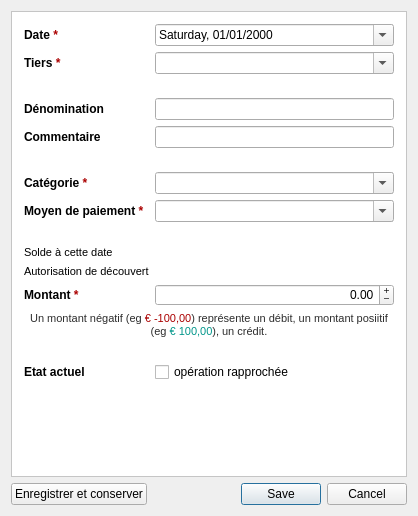
<?xml version="1.0" encoding="UTF-8"?>
<!--
 Kotidien - Finances personnelles assistées par ordinateur
 Copyright (C) 2020-2021 Christophe LEMOINE

 This program is free software: you can redistribute it and/or modify
 it under the terms of the GNU General Public License as published by
 the Free Software Foundation, either version 3 of the License, or
 (at your option) any later version.

 This program is distributed in the hope that it will be useful,
 but WITHOUT ANY WARRANTY; without even the implied warranty of
 MERCHANTABILITY or FITNESS FOR A PARTICULAR PURPOSE.  See the
 GNU General Public License for more details.

 You should have received a copy of the GNU General Public License
 along with this program.  If not, see <https://www.gnu.org/licenses/>.
-->
<ui version="4.0">
 <class>OpeEditDialog</class>
 <widget class="QDialog" name="OpeEditDialog">
  <property name="geometry">
   <rect>
    <x>0</x>
    <y>0</y>
    <width>418</width>
    <height>516</height>
   </rect>
  </property>
  <property name="windowTitle">
   <string>Détail de l'opération</string>
  </property>
  <property name="windowIcon">
   <iconset resource="../resources.qrc">
    <normaloff>:/Kotidien/ui/icons/operation.png</normaloff>:/Kotidien/ui/icons/operation.png</iconset>
  </property>
  <property name="modal">
   <bool>true</bool>
  </property>
  <layout class="QVBoxLayout" name="verticalLayout">
   <item>
    <widget class="QFrame" name="frame">
     <property name="sizePolicy">
      <sizepolicy hsizetype="Expanding" vsizetype="Expanding">
       <horstretch>0</horstretch>
       <verstretch>0</verstretch>
      </sizepolicy>
     </property>
     <property name="styleSheet">
      <string notr="true">QFrame { background: #fff; }</string>
     </property>
     <property name="frameShape">
      <enum>QFrame::StyledPanel</enum>
     </property>
     <property name="frameShadow">
      <enum>QFrame::Sunken</enum>
     </property>
     <layout class="QVBoxLayout" name="verticalLayout_2">
      <property name="leftMargin">
       <number>12</number>
      </property>
      <property name="topMargin">
       <number>12</number>
      </property>
      <property name="rightMargin">
       <number>12</number>
      </property>
      <property name="bottomMargin">
       <number>12</number>
      </property>
      <item>
       <layout class="QFormLayout" name="formLayout">
        <property name="fieldGrowthPolicy">
         <enum>QFormLayout::AllNonFixedFieldsGrow</enum>
        </property>
        <item row="0" column="0">
         <widget class="QLabel" name="label">
          <property name="font">
           <font>
            <weight>75</weight>
            <bold>true</bold>
           </font>
          </property>
          <property name="text">
           <string>&lt;html&gt;&lt;head/&gt;&lt;body&gt;&lt;p&gt;Date &lt;span style=&quot; font-weight:600; color:#aa0000;&quot;&gt;*&lt;/span&gt;&lt;/p&gt;&lt;/body&gt;&lt;/html&gt;</string>
          </property>
         </widget>
        </item>
        <item row="0" column="1">
         <widget class="QDateEdit" name="opeFromdate">
          <property name="alignment">
           <set>Qt::AlignLeading|Qt::AlignLeft|Qt::AlignVCenter</set>
          </property>
          <property name="accelerated">
           <bool>true</bool>
          </property>
          <property name="showGroupSeparator" stdset="0">
           <bool>false</bool>
          </property>
          <property name="displayFormat">
           <string>dddd, dd/MM/yyyy</string>
          </property>
          <property name="calendarPopup">
           <bool>true</bool>
          </property>
         </widget>
        </item>
        <item row="1" column="0">
         <widget class="QLabel" name="label_2">
          <property name="font">
           <font>
            <weight>75</weight>
            <bold>true</bold>
           </font>
          </property>
          <property name="text">
           <string>&lt;html&gt;&lt;head/&gt;&lt;body&gt;&lt;p&gt;Tiers &lt;span style=&quot; font-weight:600; color:#aa0000;&quot;&gt;*&lt;/span&gt;&lt;/p&gt;&lt;/body&gt;&lt;/html&gt;</string>
          </property>
         </widget>
        </item>
        <item row="1" column="1">
         <widget class="QComboBox" name="opeTo">
          <property name="editable">
           <bool>true</bool>
          </property>
         </widget>
        </item>
        <item row="2" column="1">
         <spacer name="verticalSpacer_2">
          <property name="orientation">
           <enum>Qt::Vertical</enum>
          </property>
          <property name="sizeType">
           <enum>QSizePolicy::Fixed</enum>
          </property>
          <property name="sizeHint" stdset="0">
           <size>
            <width>20</width>
            <height>12</height>
           </size>
          </property>
         </spacer>
        </item>
        <item row="3" column="0">
         <widget class="QLabel" name="label_3">
          <property name="font">
           <font>
            <weight>75</weight>
            <bold>true</bold>
           </font>
          </property>
          <property name="text">
           <string>&lt;html&gt;&lt;head/&gt;&lt;body&gt;&lt;p&gt;Dénomination&lt;/p&gt;&lt;/body&gt;&lt;/html&gt;</string>
          </property>
         </widget>
        </item>
        <item row="3" column="1">
         <widget class="QLineEdit" name="opeTitle">
          <property name="clearButtonEnabled">
           <bool>true</bool>
          </property>
         </widget>
        </item>
        <item row="4" column="0">
         <widget class="QLabel" name="label_4">
          <property name="font">
           <font>
            <weight>75</weight>
            <bold>true</bold>
           </font>
          </property>
          <property name="text">
           <string>Commentaire</string>
          </property>
         </widget>
        </item>
        <item row="4" column="1">
         <widget class="QLineEdit" name="opeComment">
          <property name="clearButtonEnabled">
           <bool>true</bool>
          </property>
         </widget>
        </item>
        <item row="5" column="1">
         <spacer name="verticalSpacer_3">
          <property name="orientation">
           <enum>Qt::Vertical</enum>
          </property>
          <property name="sizeType">
           <enum>QSizePolicy::Fixed</enum>
          </property>
          <property name="sizeHint" stdset="0">
           <size>
            <width>20</width>
            <height>12</height>
           </size>
          </property>
         </spacer>
        </item>
        <item row="6" column="0">
         <widget class="QLabel" name="label_5">
          <property name="font">
           <font>
            <weight>75</weight>
            <bold>true</bold>
           </font>
          </property>
          <property name="text">
           <string>&lt;html&gt;&lt;head/&gt;&lt;body&gt;&lt;p&gt;Catégorie &lt;span style=&quot; font-weight:600; color:#aa0000;&quot;&gt;*&lt;/span&gt;&lt;/p&gt;&lt;/body&gt;&lt;/html&gt;</string>
          </property>
         </widget>
        </item>
        <item row="6" column="1">
         <widget class="QComboBox" name="opeCategory">
          <property name="editable">
           <bool>true</bool>
          </property>
         </widget>
        </item>
        <item row="7" column="0">
         <widget class="QLabel" name="label_6">
          <property name="font">
           <font>
            <weight>75</weight>
            <bold>true</bold>
           </font>
          </property>
          <property name="text">
           <string>&lt;html&gt;&lt;head/&gt;&lt;body&gt;&lt;p&gt;Moyen de paiement &lt;span style=&quot; font-weight:600; color:#aa0000;&quot;&gt;*&lt;/span&gt;&lt;/p&gt;&lt;/body&gt;&lt;/html&gt;</string>
          </property>
         </widget>
        </item>
        <item row="7" column="1">
         <widget class="QComboBox" name="opePaytype">
          <property name="editable">
           <bool>true</bool>
          </property>
         </widget>
        </item>
        <item row="8" column="1">
         <spacer name="verticalSpacer_4">
          <property name="orientation">
           <enum>Qt::Vertical</enum>
          </property>
          <property name="sizeType">
           <enum>QSizePolicy::Fixed</enum>
          </property>
          <property name="sizeHint" stdset="0">
           <size>
            <width>20</width>
            <height>12</height>
           </size>
          </property>
         </spacer>
        </item>
        <item row="9" column="0">
         <widget class="QLabel" name="label_10">
          <property name="font">
           <font>
            <pointsize>8</pointsize>
           </font>
          </property>
          <property name="text">
           <string>Solde à cette date</string>
          </property>
         </widget>
        </item>
        <item row="9" column="1">
         <widget class="QLabel" name="opeActualAmount">
          <property name="font">
           <font>
            <pointsize>8</pointsize>
           </font>
          </property>
          <property name="text">
           <string/>
          </property>
          <property name="alignment">
           <set>Qt::AlignRight|Qt::AlignTrailing|Qt::AlignVCenter</set>
          </property>
         </widget>
        </item>
        <item row="10" column="0">
         <widget class="QLabel" name="label_11">
          <property name="font">
           <font>
            <pointsize>8</pointsize>
           </font>
          </property>
          <property name="text">
           <string>Autorisation de découvert</string>
          </property>
         </widget>
        </item>
        <item row="10" column="1">
         <widget class="QLabel" name="opeActualCredit">
          <property name="font">
           <font>
            <pointsize>8</pointsize>
           </font>
          </property>
          <property name="text">
           <string/>
          </property>
          <property name="alignment">
           <set>Qt::AlignRight|Qt::AlignTrailing|Qt::AlignVCenter</set>
          </property>
         </widget>
        </item>
        <item row="11" column="0">
         <widget class="QLabel" name="label_8">
          <property name="font">
           <font>
            <weight>75</weight>
            <bold>true</bold>
           </font>
          </property>
          <property name="text">
           <string>&lt;html&gt;&lt;head/&gt;&lt;body&gt;&lt;p&gt;Montant &lt;span style=&quot; color:#aa0000;&quot;&gt;*&lt;/span&gt;&lt;/p&gt;&lt;/body&gt;&lt;/html&gt;</string>
          </property>
         </widget>
        </item>
        <item row="11" column="1">
         <widget class="QDoubleSpinBox" name="opeAmount">
          <property name="inputMethodHints">
           <set>Qt::ImhFormattedNumbersOnly</set>
          </property>
          <property name="alignment">
           <set>Qt::AlignRight|Qt::AlignTrailing|Qt::AlignVCenter</set>
          </property>
          <property name="buttonSymbols">
           <enum>QAbstractSpinBox::PlusMinus</enum>
          </property>
          <property name="specialValueText">
           <string/>
          </property>
          <property name="accelerated">
           <bool>true</bool>
          </property>
          <property name="showGroupSeparator" stdset="0">
           <bool>true</bool>
          </property>
          <property name="minimum">
           <double>-1000000000.000000000000000</double>
          </property>
          <property name="maximum">
           <double>1000000000.000000000000000</double>
          </property>
          <property name="value">
           <double>0.000000000000000</double>
          </property>
         </widget>
        </item>
        <item row="12" column="0" colspan="2">
         <widget class="QLabel" name="label_9">
          <property name="text">
           <string>&lt;html&gt;&lt;head/&gt;&lt;body&gt;&lt;p align=&quot;center&quot;&gt;&lt;span style=&quot; font-size:8pt; color:#2c2c2c;&quot;&gt;Un montant négatif (eg &lt;/span&gt;&lt;span style=&quot; font-size:8pt; color:#aa0000;&quot;&gt;€ -100,00&lt;/span&gt;&lt;span style=&quot; font-size:8pt; color:#2c2c2c;&quot;&gt;) représente un débit, un montant posiitif (eg &lt;/span&gt;&lt;span style=&quot; font-size:8pt; color:#009589;&quot;&gt;€ 100,00&lt;/span&gt;&lt;span style=&quot; font-size:8pt; color:#2c2c2c;&quot;&gt;), un crédit.&lt;/span&gt;&lt;/p&gt;&lt;/body&gt;&lt;/html&gt;</string>
          </property>
          <property name="scaledContents">
           <bool>false</bool>
          </property>
          <property name="wordWrap">
           <bool>true</bool>
          </property>
         </widget>
        </item>
        <item row="13" column="1">
         <spacer name="verticalSpacer_5">
          <property name="orientation">
           <enum>Qt::Vertical</enum>
          </property>
          <property name="sizeType">
           <enum>QSizePolicy::Fixed</enum>
          </property>
          <property name="sizeHint" stdset="0">
           <size>
            <width>20</width>
            <height>12</height>
           </size>
          </property>
         </spacer>
        </item>
        <item row="14" column="0">
         <widget class="QLabel" name="label_7">
          <property name="font">
           <font>
            <weight>75</weight>
            <bold>true</bold>
           </font>
          </property>
          <property name="text">
           <string>Etat actuel</string>
          </property>
         </widget>
        </item>
        <item row="14" column="1">
         <widget class="QCheckBox" name="opeState">
          <property name="text">
           <string>opération rapprochée</string>
          </property>
          <property name="icon">
           <iconset>
            <normaloff>../../../../../.designer/backup/icons/ope-check.png</normaloff>../../../../../.designer/backup/icons/ope-check.png</iconset>
          </property>
          <property name="checked">
           <bool>false</bool>
          </property>
         </widget>
        </item>
       </layout>
      </item>
      <item>
       <spacer name="verticalSpacer">
        <property name="orientation">
         <enum>Qt::Vertical</enum>
        </property>
        <property name="sizeHint" stdset="0">
         <size>
          <width>20</width>
          <height>40</height>
         </size>
        </property>
       </spacer>
      </item>
     </layout>
    </widget>
   </item>
   <item>
    <layout class="QHBoxLayout" name="horizontalLayout">
     <property name="bottomMargin">
      <number>0</number>
     </property>
     <item>
      <widget class="QPushButton" name="saveKeepButton">
       <property name="text">
        <string>Enregistrer et conserver</string>
       </property>
       <property name="icon">
        <iconset resource="../resources.qrc">
         <normaloff>:/Kotidien/ui/icons/document-save.png</normaloff>:/Kotidien/ui/icons/document-save.png</iconset>
       </property>
      </widget>
     </item>
     <item>
      <widget class="QDialogButtonBox" name="buttonBox">
       <property name="orientation">
        <enum>Qt::Horizontal</enum>
       </property>
       <property name="standardButtons">
        <set>QDialogButtonBox::Cancel|QDialogButtonBox::Save</set>
       </property>
      </widget>
     </item>
    </layout>
   </item>
  </layout>
 </widget>
 <resources>
  <include location="../resources.qrc"/>
 </resources>
 <connections>
  <connection>
   <sender>buttonBox</sender>
   <signal>rejected()</signal>
   <receiver>OpeEditDialog</receiver>
   <slot>reject()</slot>
   <hints>
    <hint type="sourcelabel">
     <x>316</x>
     <y>260</y>
    </hint>
    <hint type="destinationlabel">
     <x>286</x>
     <y>274</y>
    </hint>
   </hints>
  </connection>
 </connections>
</ui>
